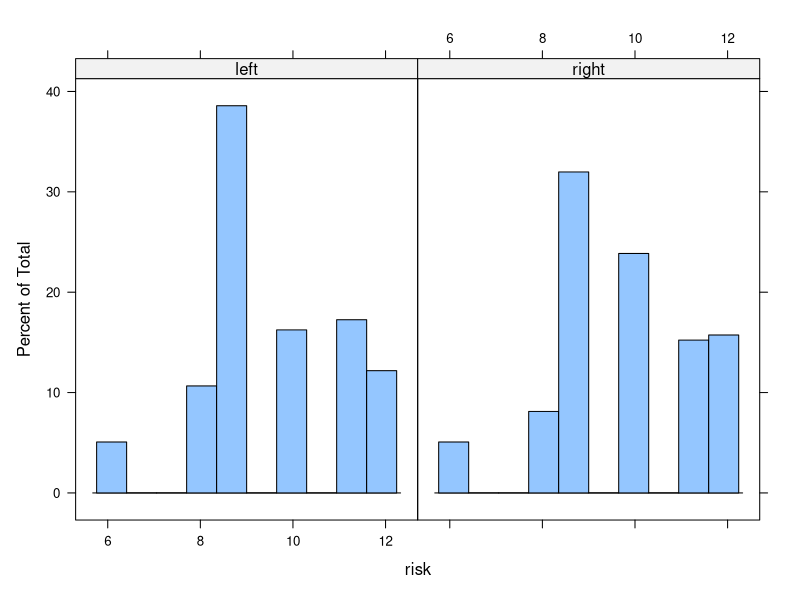
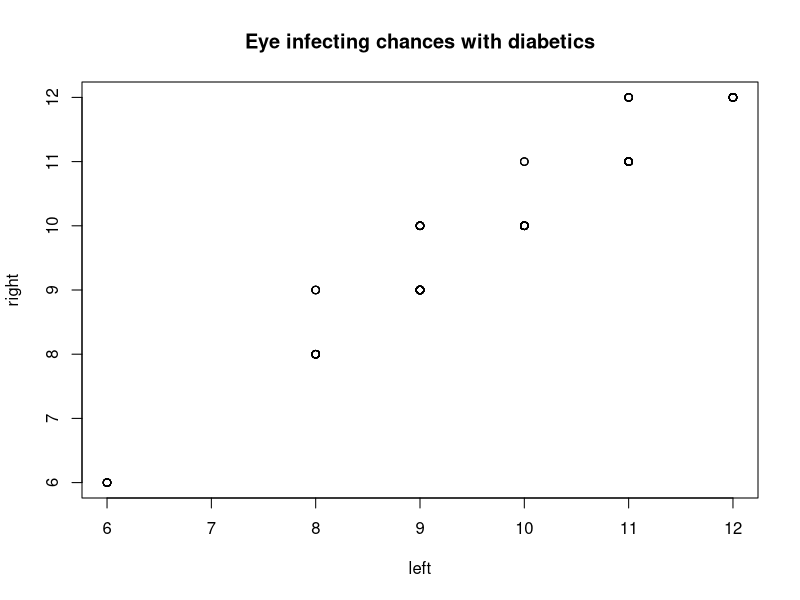
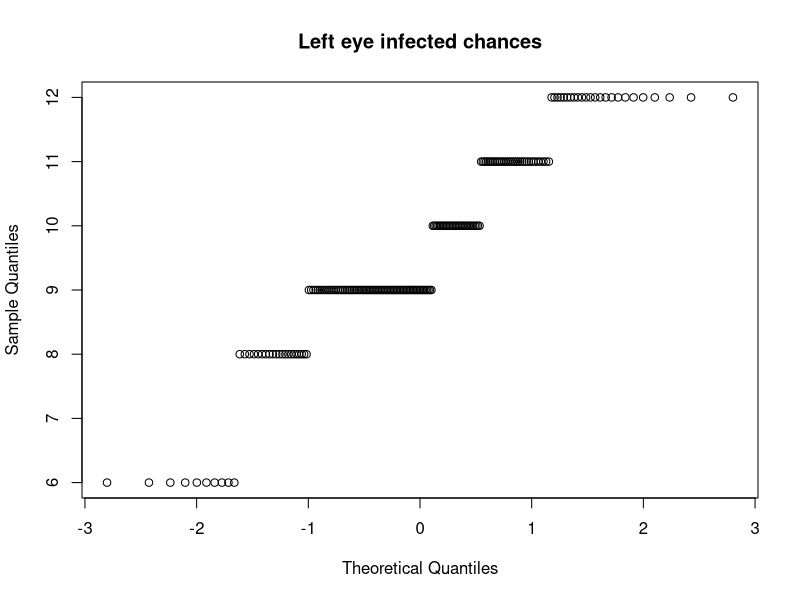
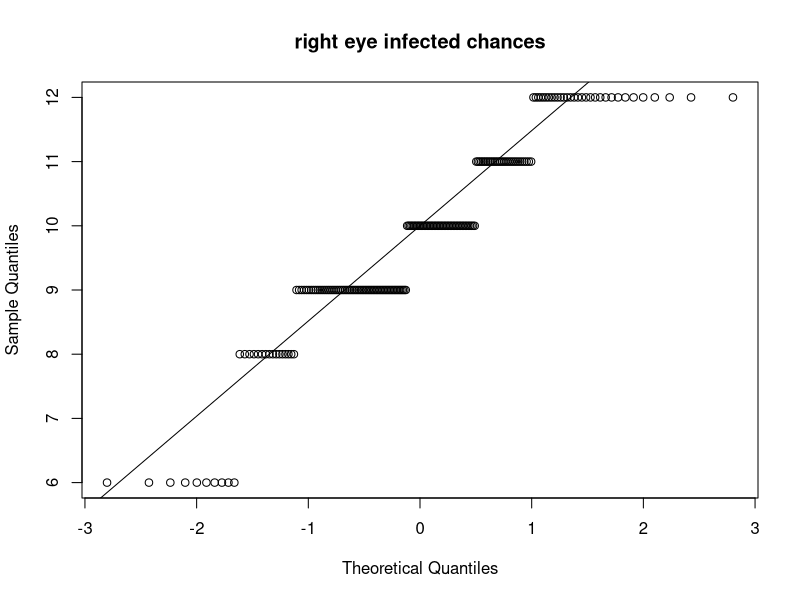
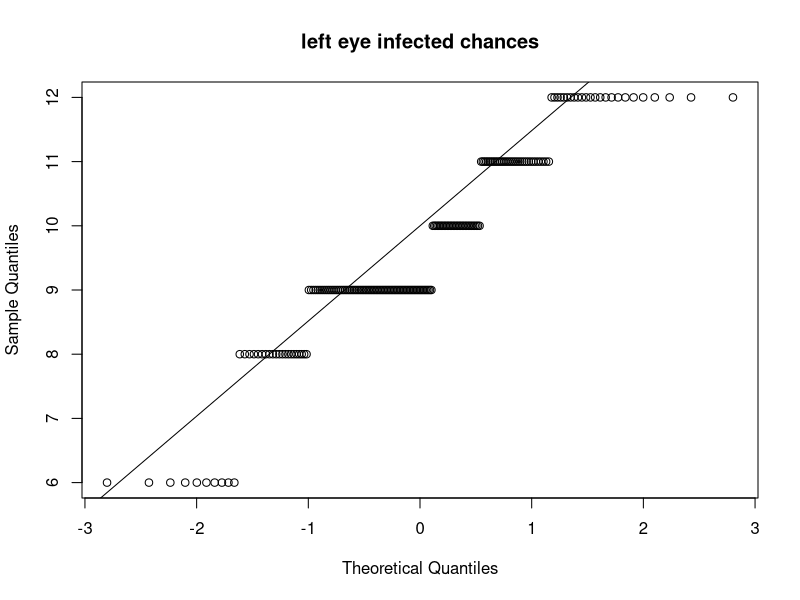
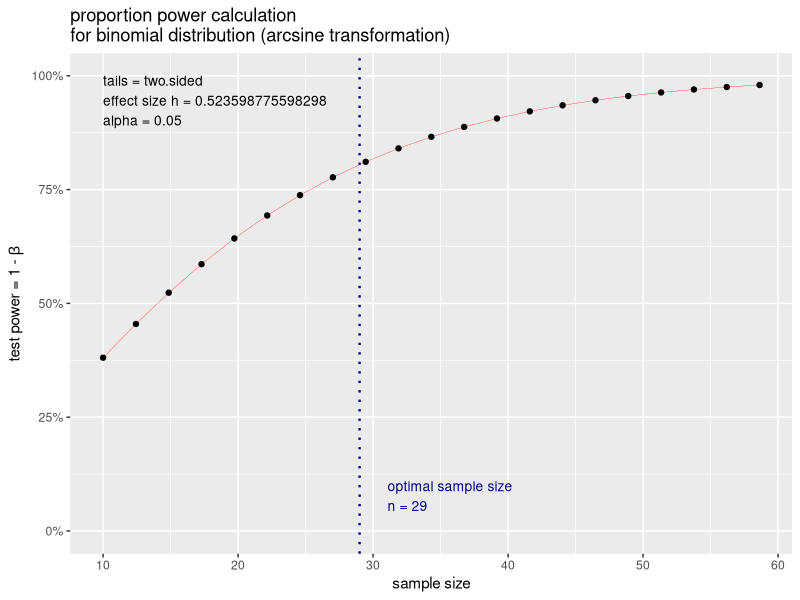
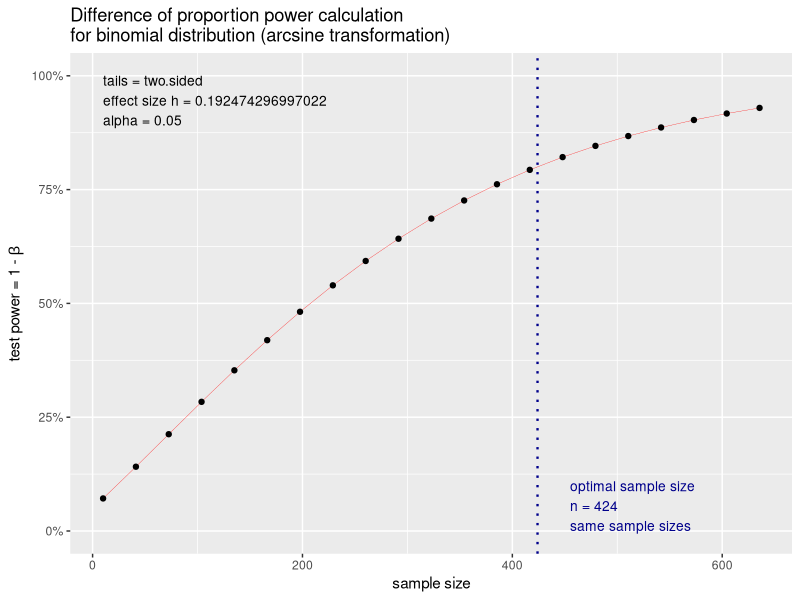

Write R code to recreate these figures, in order.
#importing csv file
df <- read.csv("diabetic.csv", header=TRUE)
str(df)
summary((df))
# reaserch question : for the diabetic patience which eye is more affected (chance of getting effected)

# variables considered for hypothesis are right eye and left eye  data.
library("lattice")
histogram(~risk | eye, data = df)
with(df,
     qqplot(risk[eye == "left"],
            risk[eye == "right"], 
            main = "Eye infecting chances with diabetics", 
            xlab = "left",
            ylab =  "right"))
# i am Using a QQ plot to check for normality qqnorm function plots your sample against a normal distribution
with(df, {
  qqnorm(risk[eye == "left"], 
         main = "Left eye infected chances")
})
# We can add normailty line to the plot to evaluate normality for active period.
with(df, {
  qqnorm(risk[eye == "right"], 
         main = "right eye infected chances")
  qqline(risk[eye == "right"])
})

with(df, {
  qqnorm(risk[eye == "left"], 
         main = "left eye infected chances")
  qqline(risk[eye == "left"])
})

#test: normality test is used to check that both groups have disturbed data or not.
normality_test <- shapiro.test(df$risk)
normality_test$p.value

# from above test the p value is 2.2e-16
# H0= both eyes have same infected chances 
# H1= only pirticular eye has more infected chances 
    
install.packages("pwr")
library(pwr)
power_changes <- pwr.p.test(h = ES.h(p1 = 0.75, p2 = 0.50),
                            sig.level = 0.05,
                            power = 0.80)
plot(power_changes)

effect_size <- pwr.2p.test(h = ES.h(p1 = 0.10, p2 = 0.05), sig.level = 0.05,
                           power = .80)
plot(effect_size)
nrow(df)
# form the test it is proved the case study is rejecting the null hipothes 
# the v=77815 and p-value < 2.2e-16 so our case study is rejecting the null hypothies 
# so bothe eyes have saame risk level by the diabetics from our tests.
# hence it is proved 

wilcox.test(df$risk, data = df)
